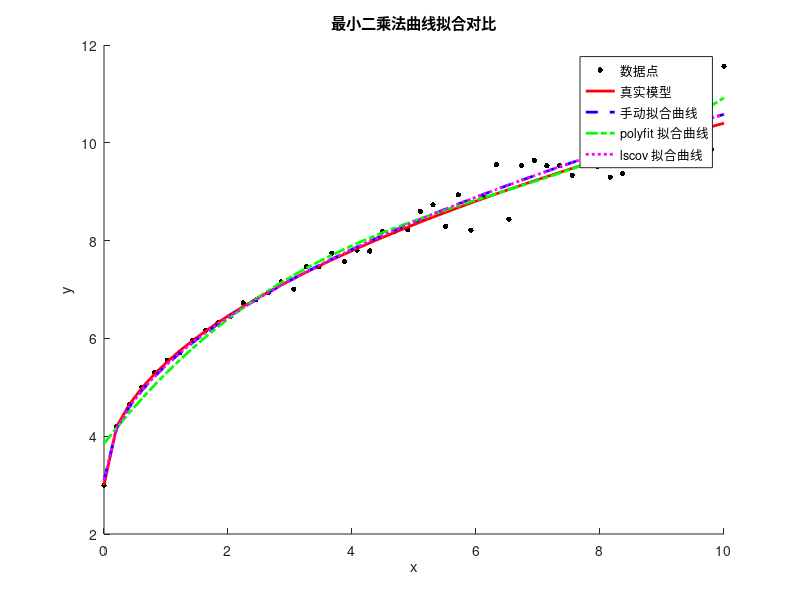

MATLAB code for this plot:
clear; clc; close all;
%% 1. 自动生成数据点

rng(0);

% 生成自变量 x
n = 50;
x = linspace(0, 10, n)';

% 定义真实模型，例如 y = 3 + 2*x + 0.5*x^
true_coefs = [3; 2; 0.5];
y_true = true_coefs(1) + true_coefs(2)*x.^(1/2) + true_coefs(3)*x.^(1/3);

% 添加高斯噪声
noise_sigma = x.*0.05;
noise = noise_sigma .* randn(n,1);
y = y_true + noise;

% 绘制生成的数据点和真实模型
figure;
scatter(x, y, 15,'k', 'filled');
hold on;
plot(x, y_true, 'r-', 'LineWidth', 2);
legend('数据点', '真实模型');
xlabel('x');
ylabel('y');
title('生成的数据点与真实模型');

%% 2. 手动设置拟合函数组

m = 3; % 多项式的最高阶数

% % 构建矩阵 A
% A = zeros(n, m+1);
% for i = 0:m
%     A(:,i+1) = x.^i;
% end

% 使用其他基函数
A = [ones(n,1), x.^(1/2), x.^(1/3)];
m = 3; % 相应调整阶数

%% 3. 给出法方程的矩阵形式

% 法方程：A' * A * c = A' * y
AtA = A' * A;
Aty = A' * y;

% 显示法方程的矩阵形式
disp('法方程的矩阵形式：');
disp('A'' * A =');
disp(AtA);
disp('A'' * y =');
disp(Aty);

% 求解法方程，得到拟合系数 c
my_coefs = AtA \ Aty;

% 显示拟合系数
disp('手动计算的拟合系数 c =');
disp(my_coefs);

% 计算拟合曲线
y_fit_manual = A * my_coefs;

% 绘制手动拟合曲线
plot(x, y_fit_manual, 'b--', 'LineWidth', 2);

%% 4. 使用 MATLAB 内置的最小二乘法函数进行拟合

% 方法1：使用 polyfit
degree = m; % 多项式的阶数
coefficients_polyfit = polyfit(x, y, degree);

% 调整polyfit系数结果
coefficients_polyfit_corrected = flip(coefficients_polyfit)';

% 计算 polyfit 的拟合曲线
y_fit_polyfit = polyval(coefficients_polyfit, x);

% 显示 polyfit 拟合系数
disp('使用 polyfit 的拟合系数 =');
disp(coefficients_polyfit_corrected);

% 绘制 polyfit 拟合曲线
plot(x, y_fit_polyfit, 'g-.', 'LineWidth', 2);

% 方法2：使用 lscov
[coefficients_lscov, ~] = lscov(A, y);

% 计算 lscov 的拟合曲线
y_fit_lscov = A * coefficients_lscov;

% 显示 lscov 拟合系数
disp('使用 lscov 的拟合系数 =');
disp(coefficients_lscov);

% 绘制 lscov 拟合曲线
plot(x, y_fit_lscov, 'm:', 'LineWidth', 2);


%% 5. 比较不同方法的拟合结果

legend('数据点', '真实模型', '手动拟合曲线', 'polyfit 拟合曲线', 'lscov 拟合曲线'); 

title('最小二乘法曲线拟合对比');

%% 6. 计算并显示拟合误差

% 手动拟合误差
residual_manual = y - y_fit_manual;
MSE_manual = sqrt(sum(residual_manual.^2));
disp(['手动拟合误差 MSE = ', num2str(MSE_manual)]);

% polyfit 拟合误差
residual_polyfit = y - y_fit_polyfit;
MSE_polyfit = sqrt(sum(residual_polyfit.^2));
disp(['polyfit 拟合误差 MSE = ', num2str(MSE_polyfit)]);

% lscov 拟合误差
residual_lscov = y - y_fit_lscov;
MSE_lscov = sqrt(sum(residual_lscov.^2));
disp(['lscov 拟合误差 MSE = ', num2str(MSE_lscov)]);

